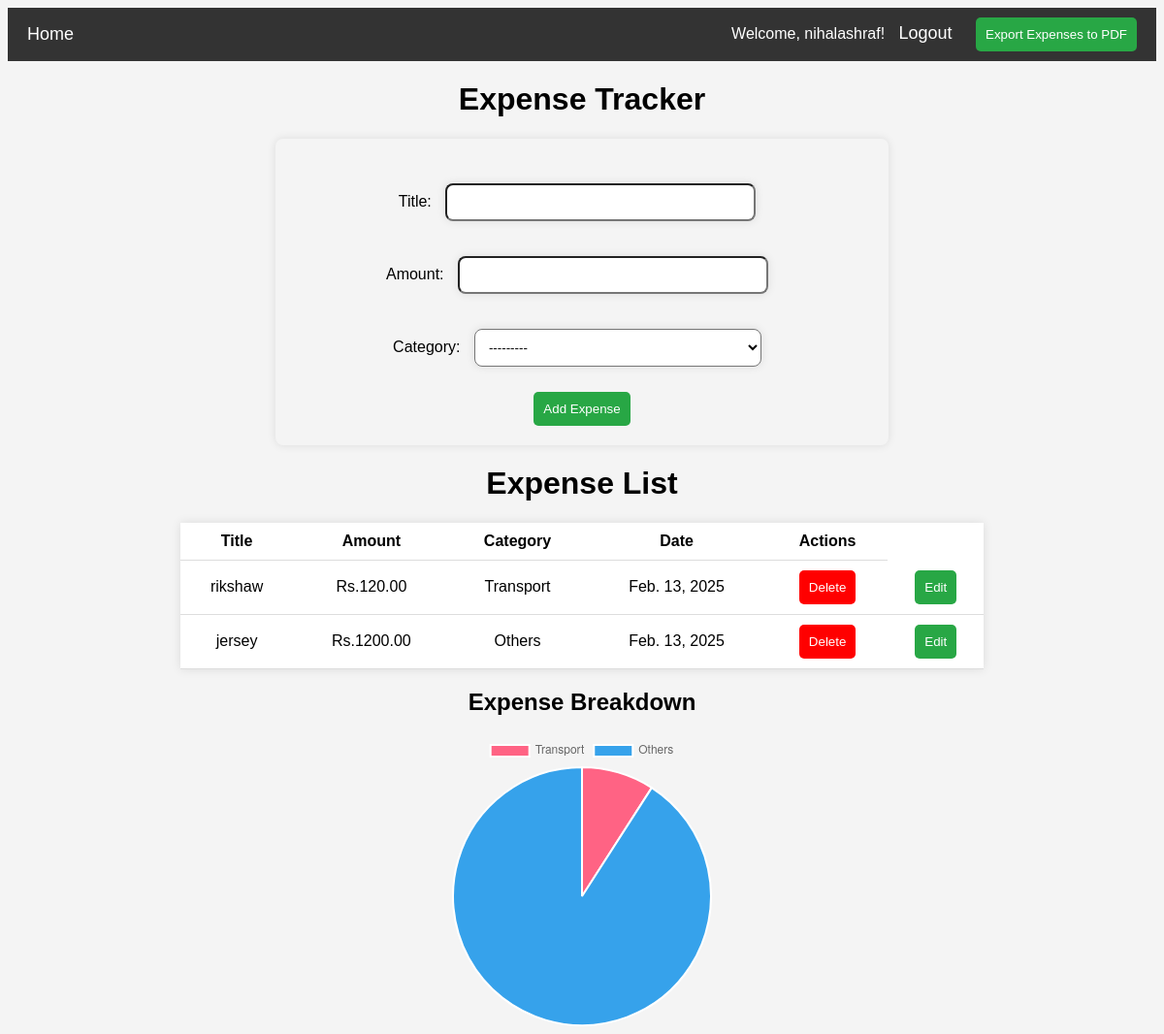
The app's page / (signed in), older data.
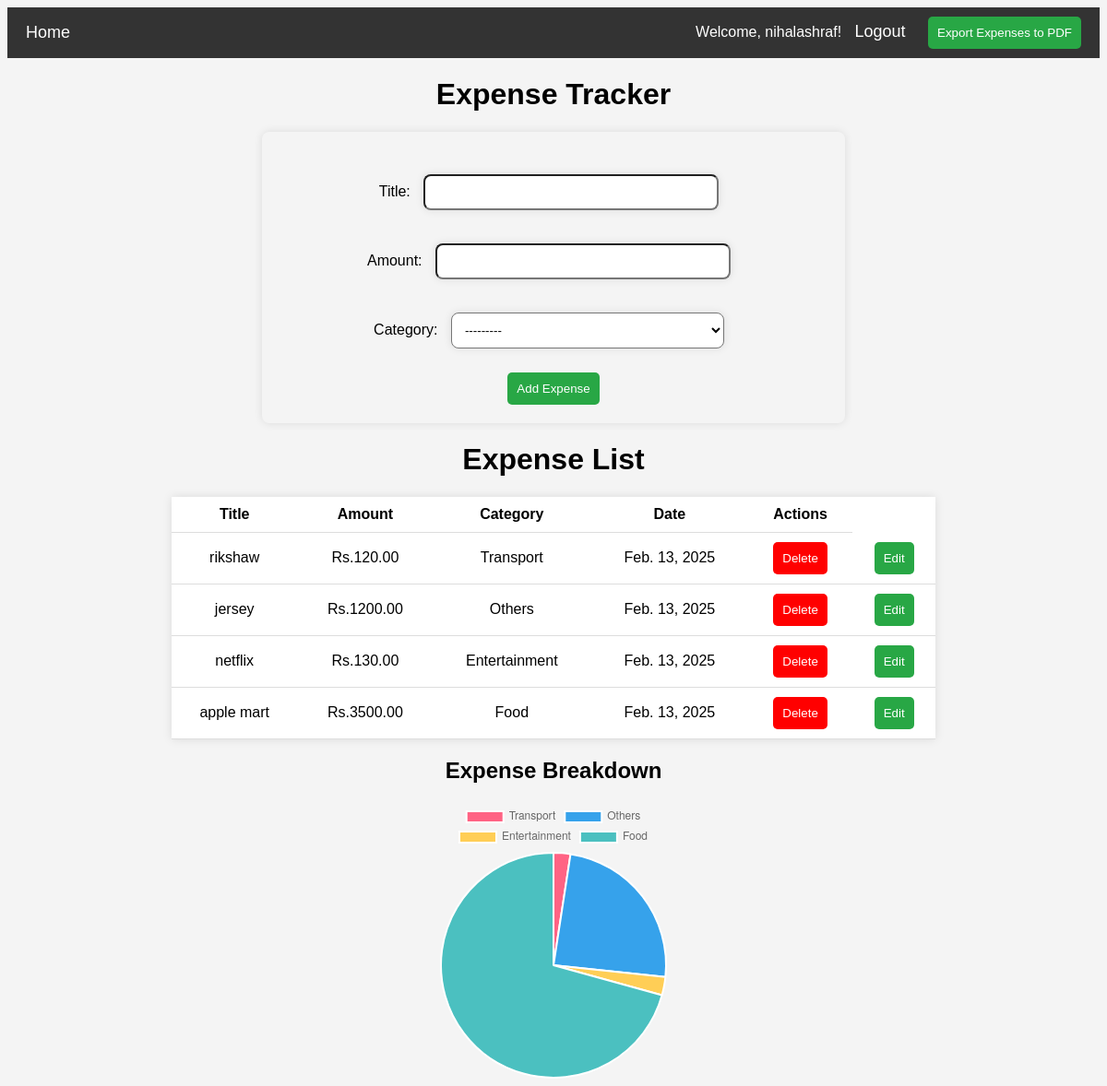
The same page, newer data.
### tracker/models.py (models this page shows, shortened)
class Expense(models.Model):
    CATEGORY_CHOICES = [
        ('Food', 'Food'),
        ('Transport', 'Transport'),
        ('Entertainment', 'Entertainment'),
        ('Bills', 'Bills'),
        ('Others', 'Others'),
    ]
    title = models.CharField(max_length=255)
    amount = models.DecimalField(max_digits=10, decimal_places=2)
    category = models.CharField(max_length=50, choices=CATEGORY_CHOICES)
    date = models.DateField(auto_now_add=True)
    user = models.ForeignKey(User, on_delete=models.CASCADE,null=True)

### tracker/views.py (the view, shortened to what this page needs)
# urls.py: 2. Add a URL to urlpatterns:  path('', views.home, name='home')
@login_required
def home(request):
    expenses = Expense.objects.filter(user=request.user)
    form=ExpenseForm()
    expense_data = defaultdict(float)
    for expense in expenses:
        expense_data[expense.category] += float(expense.amount)
    categories = list(expense_data.keys())
    amounts = list(expense_data.values())
    return render(request, "tracker/home.html", {
        "expenses": expenses,
        "categories": json.dumps(categories),
        "amounts": json.dumps(amounts),
        "form":form
    })

### tracker/forms.py
class ExpenseForm(forms.ModelForm):
    class Meta:
        model = Expense
        fields = ['title', 'amount', 'category']

### tracker/templates/tracker/home.html (shortened to what this page needs)
<!DOCTYPE html>
<html lang="en">
<head>
</head>
<body>
    <nav>
        <div>
            <a href="{% url 'home' %}">Home</a>
        </div>
        <div>
            {% if user.is_authenticated %}
                <span style="color: white;">Welcome, {{ user.username }}!</span>
                <a href="{% url 'login' %}">Logout</a>
                <a href="{% url 'export-expenses-pdf' %}">
                    <button >Export Expenses to PDF</button>
                </a>
            {% else %}
                <a href="{% url 'login' %}">Login</a>
                <a href="{% url 'register' %}">Register</a>
            {% endif %}
        </div>
    </nav>
    <h1>Expense Tracker</h1>
<div class="expense-form-container">
    <form method="post">
        {{ form.as_p }}
        <button type="submit">Add Expense</button>
    </form>
</div>
    <h1>Expense List</h1>
    <table>
        <tr>
            <th>Title</th>
            <th>Amount</th>
            <th>Category</th>
            <th>Date</th>
            <th>Actions</th>
        </tr>
        {% for expense in expenses %}
        <tr>
            <td>{{ expense.title }}</td>
            <td>Rs.{{ expense.amount }}</td>
            <td>{{ expense.category }}</td>
            <td>{{ expense.date }}</td>
            <td>
                <form method="POST" action="{% url 'delete-expense' expense.id %}">
                    <button type="submit" class="btn btn-danger" style=" background-color: red;">Delete</button>
                </form>
            </td>
            <td>
                <a href="{% url 'edit-expense' expense.id %}">
                    <button class="btn btn-primary">Edit</button>
                </a>
            </td>
        </tr>
        {% endfor %}
    </table>
    <h2>Expense Breakdown</h2>
    <canvas id="expenseChart"></canvas>
    <script>
        document.addEventListener("DOMContentLoaded", function () {
            var ctx = document.getElementById('expenseChart').getContext('2d');
            var expenseChart = new Chart(ctx, {
                type: 'pie', // Pie chart
                data: {
                    labels: {{ categories|safe }},  // Injecting Django variable safely
                    datasets: [{
                        data: {{ amounts|safe }},  // Injecting Django variable safely
                        backgroundColor: ['#ff6384', '#36a2eb', '#ffce56', '#4bc0c0', '#9966ff'],
                    }]
                }
            });
        });
    </script>
</body>
</html>

### tracker/templates/tracker/home.html (style rules this page uses)
body { font-family: Arial, sans-serif; text-align: center; background-color: #f4f4f4; }
nav { background: #333; padding: 10px; display: flex; justify-content: space-between; align-items: center; }
nav a { color: white; text-decoration: none; margin: 0 10px; font-size: 18px; }
.expense-form-container { width: 50%; margin: 20px auto; box-shadow: 0px 0px 10px rgba(0, 0, 0, 0.1); padding: 20px; border-radius: 8px; }
form input, form select, form textarea { background: white; padding: 10px; border-radius: 8px; box-shadow: 0px 0px 10px rgba(0,0,0,0.1); width: 50%; margin: 10px ; }
button { background: #28a745; color: white; padding: 10px; border: none; border-radius: 5px; cursor: pointer; }
table { width: 70%; margin: auto; border-collapse: collapse; background: white; box-shadow: 0px 0px 10px rgba(0,0,0,0.1); }
th, td { padding: 10px; border-bottom: 1px solid #ddd; }
canvas { max-width: 400px; max-height: 400px; margin: auto; }

Row changes from the older to the newer data that the page shows:
added Expense: title "netflix", amount "130.00", category "Entertainment", date "Feb. 13, 2025"
added Expense: title "apple mart", amount "3500.00", category "Food", date "Feb. 13, 2025"
Text that changed along with them:
chart data {{ categories|safe }}: ["Transport", "Others"] → ["Transport", "Others", "Entertainment", "Food"]
chart data {{ amounts|safe }}: [120.0, 1200.0] → [120.0, 1200.0, 130.0, 3500.0]
